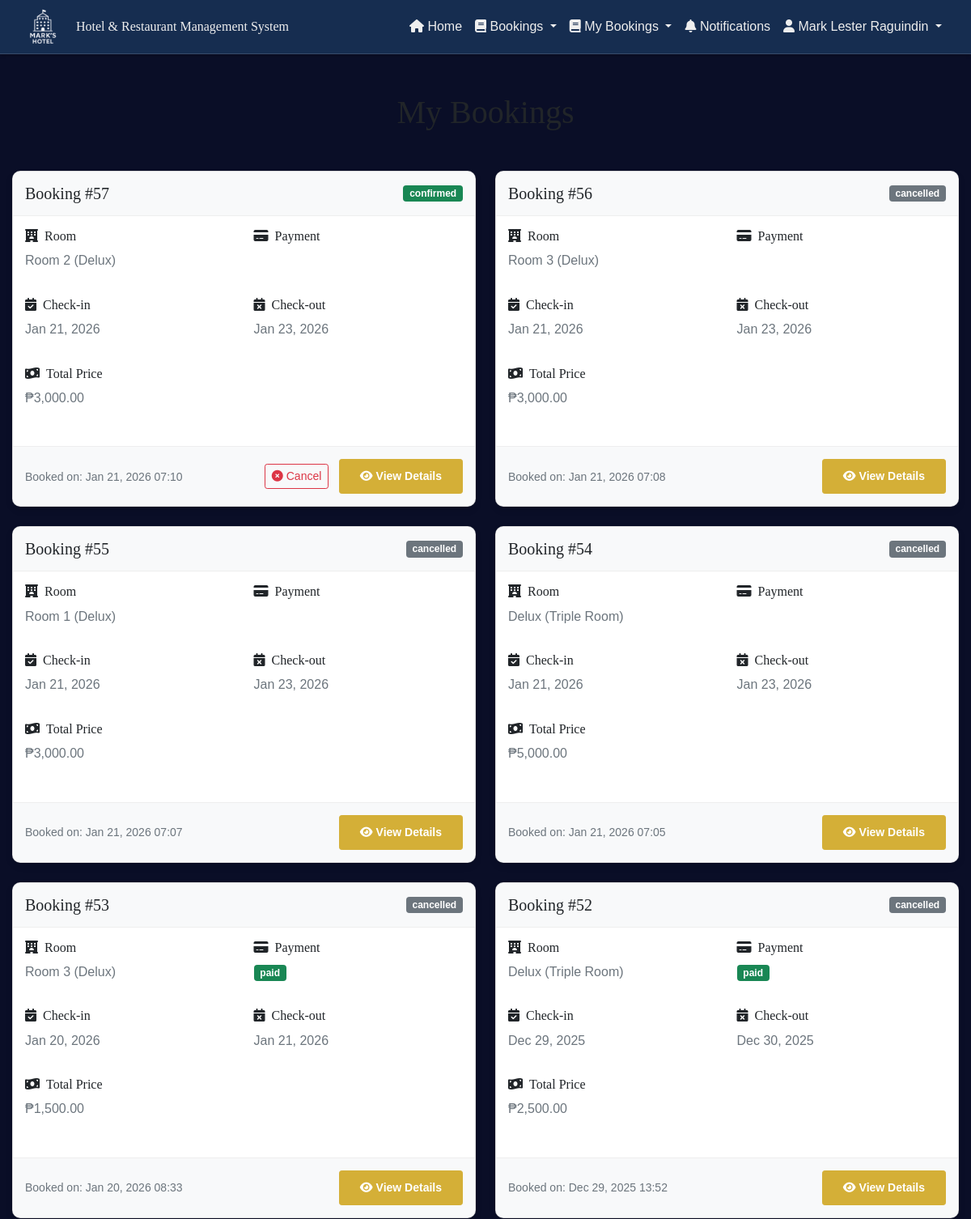
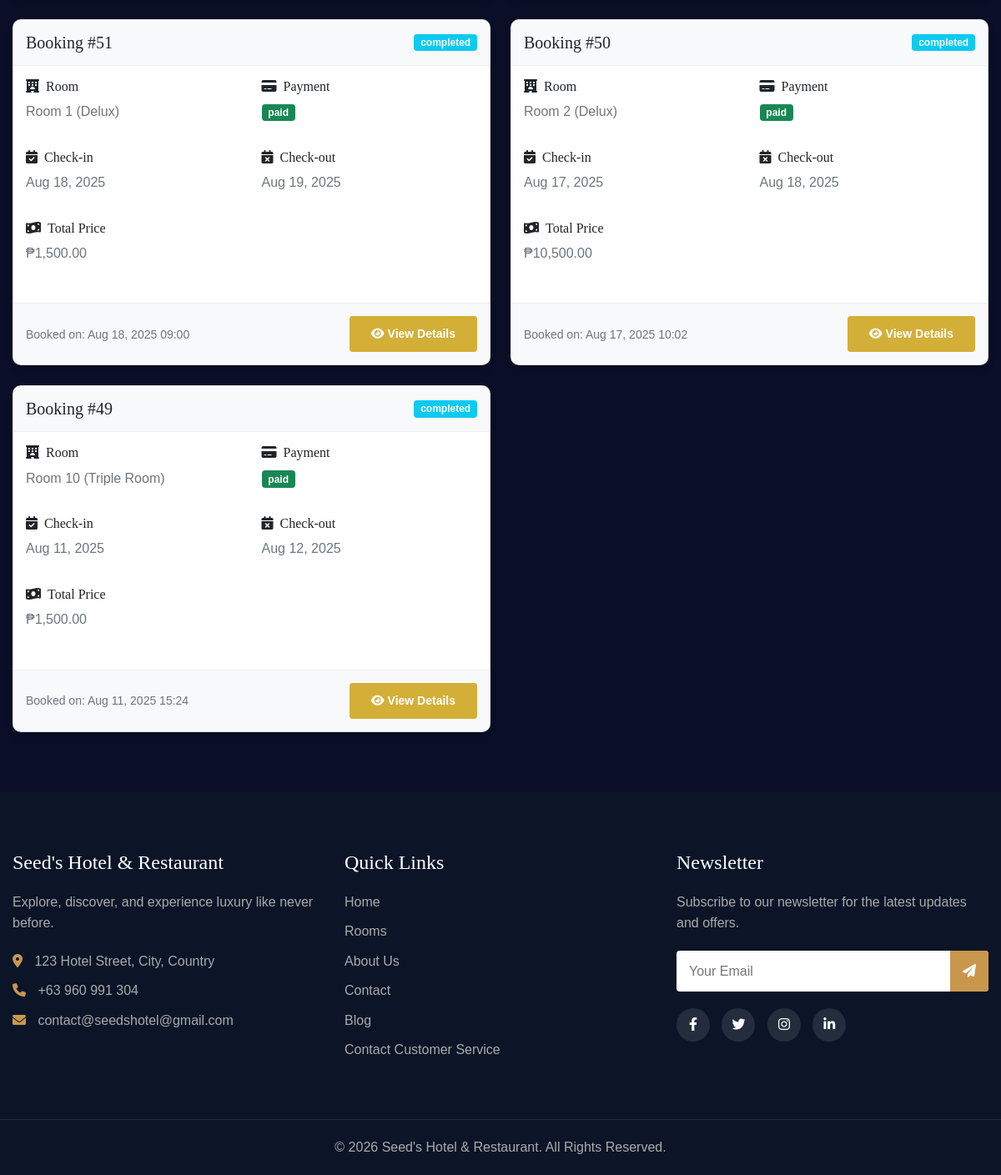
/public/bookings.php (signed in), run on an earlier commit of the app's database (2 pictures, top to bottom).
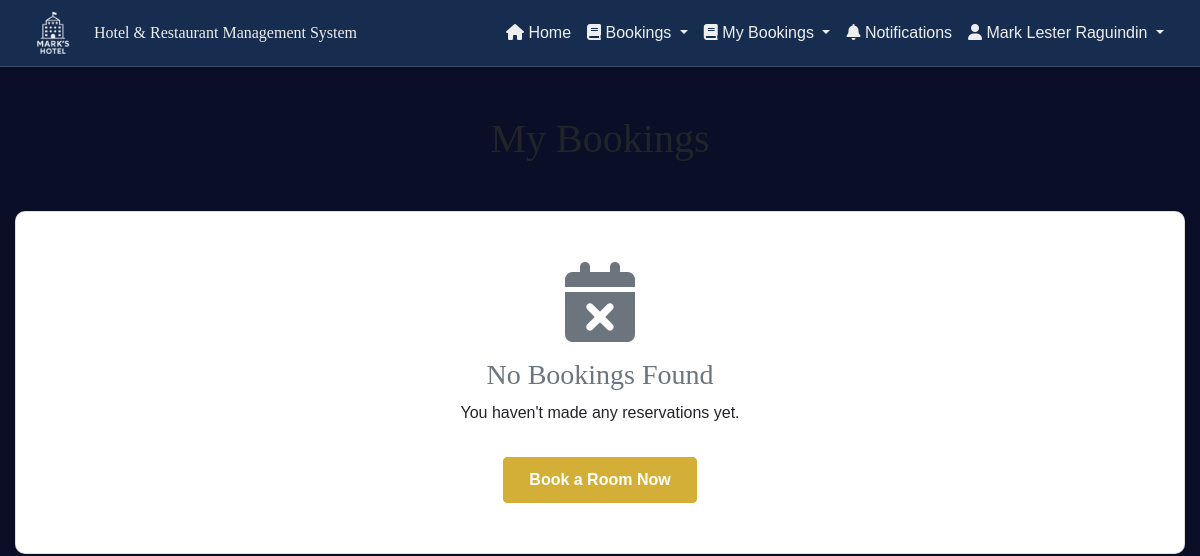
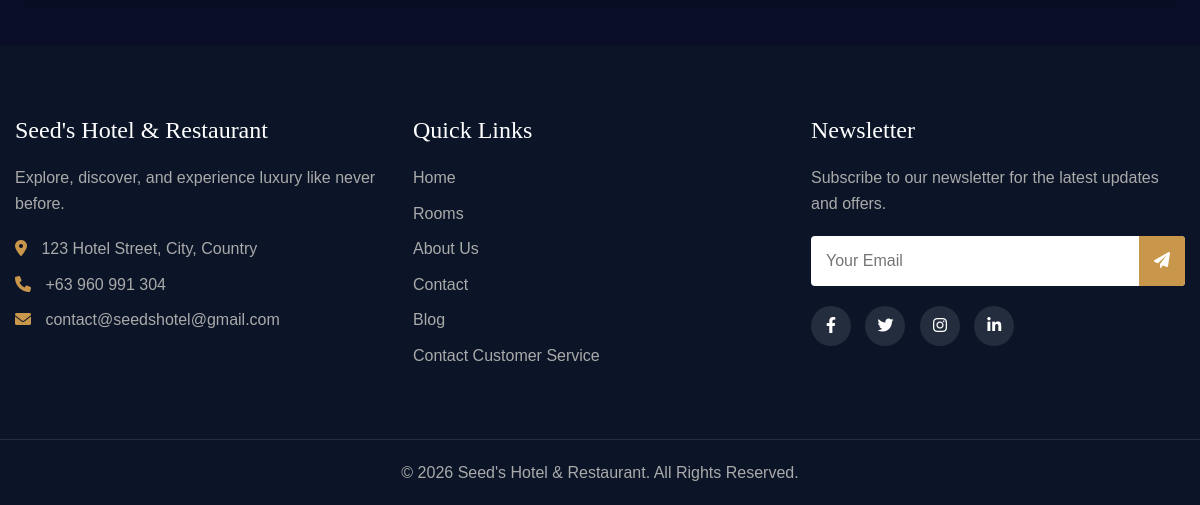
And on a later commit of the database (2 pictures, top to bottom).
### tables this page shows
CREATE TABLE `bookings` (
  `booking_id` int(11) NOT NULL,
  `user_id` int(11) NOT NULL,
  `room_id` int(11) NOT NULL,
  `check_in_date` date NOT NULL,
  `check_out_date` date NOT NULL,
  `total_price` decimal(10,2) NOT NULL,
  `status` enum('pending','confirmed','cancelled','completed') DEFAULT 'pending',
  `payment_status` enum('unpaid','partially_paid','paid') DEFAULT 'unpaid',
  `special_requests` text DEFAULT NULL,
  `is_read` tinyint(1) DEFAULT 0,
  `created_at` timestamp NOT NULL DEFAULT current_timestamp(),
  `updated_at` timestamp NOT NULL DEFAULT current_timestamp() ON UPDATE current_timestamp()
);

CREATE TABLE `rooms` (
  `id` int(11) NOT NULL,
  `title` varchar(255) NOT NULL,
  `room_type_id` int(11) NOT NULL,
  `images` varchar(255) DEFAULT NULL,
  `price` varchar(250) DEFAULT NULL,
  `includes` varchar(250) DEFAULT NULL
);

CREATE TABLE `room_type` (
  `id` int(11) NOT NULL,
  `title` varchar(255) NOT NULL,
  `detail` varchar(255) NOT NULL
);

### controllers/fetchBookings.php (called while the page is built, shortened)
<?php
$user_id = $_SESSION['user_id'];
    $db = new Database();
    $con = $db->getConnection();
    try{
        $query = "SELECT
                b.booking_id,
                b.check_in_date,
                b.check_out_date,
                b.total_price,
                b.status as booking_status,
                b.payment_status,
                b.special_requests,
                b.created_at,
                u.name as guest_name,
                u.email as guest_email,
                r.title as room_title,
                r.images as room_images,
                rt.title as room_type
            FROM bookings b
            LEFT JOIN users u ON b.user_id = u.user_id
            LEFT JOIN rooms r ON b.room_id = r.id
            LEFT JOIN room_type rt ON r.room_type_id = rt.id
            WHERE b.user_id = ?
            ORDER BY b.created_at DESC";
        $stmt = mysqli_prepare($con, $query);
        mysqli_stmt_bind_param($stmt, 'i', $user_id);
        mysqli_stmt_execute($stmt);
        $result = mysqli_stmt_get_result($stmt);
    }catch( Exception $e ){
        throw new Exception("Error Fetching Bookings". $e->getMessage(), 500);
    }finally{
        $db->closeConnection();
    }
    function getStatusBadgeClass($status) {
        switch(strtolower($status)) {
            case 'confirmed':
                return 'bg-success';
            case 'completed':
                return 'bg-info';
            default:
                return 'bg-secondary';
        }
    }
    function getPaymentBadgeClass($status) {
        switch(strtolower($status)) {
            case 'paid':
                return 'bg-success';
            default:
                return 'bg-secondary';
        }
    }
?>

### public/bookings.php (the view, shortened to what the changed rows need)
<?php
include '../controllers/fetchBookings.php';
?>
<!DOCTYPE html>
<html lang="en">
<head>
    <link href="https://cdn.jsdelivr.net/npm/bootstrap@5.0.2/dist/css/bootstrap.min.css" rel="stylesheet">
    <link rel="stylesheet" href="https://cdnjs.cloudflare.com/ajax/libs/font-awesome/6.0.0-beta3/css/all.min.css" />
    <link rel="stylesheet" href="../css/customAdminHeader.css">
    <link rel="stylesheet" href="../css/home.css">
    <link rel="stylesheet" href="../css/modal.css">
</head>
<body>
    <div class="container my-5">
        <div class="row mb-4">
            <div class="col-12">
                <h1 class="text-center mb-4">My Bookings</h1>
            </div>
        </div>
        <?php if (mysqli_num_rows($result) > 0): ?>
            <div class="row">
                <?php while ($booking = mysqli_fetch_assoc($result)): ?>
                    <div class="col-lg-6 mb-4">
                        <div class="card booking-card h-100">
                            <div class="booking-header d-flex justify-content-between align-items-center">
                                <h5 class="mb-0">Booking #<?php echo $booking['booking_id']; ?></h5>
                                <span class="badge <?php echo getStatusBadgeClass($booking['booking_status']); ?>"><?php echo $booking['booking_status']; ?></span>
                            </div>
                            <div class="booking-details">
                                <div class="row mb-3">
                                    <div class="col-md-6">
                                        <h6><i class="fas fa-hotel me-2"></i>Room</h6>
                                        <p class="text-muted"><?php echo $booking['room_title']; ?> (<?php echo $booking['room_type']; ?>)</p>
                                    </div>
                                    <div class="col-md-6">
                                        <h6><i class="fas fa-credit-card me-2"></i>Payment</h6>
                                        <p><span class="badge <?php echo getPaymentBadgeClass($booking['payment_status']); ?>"><?php echo $booking['payment_status']; ?></span></p>
                                    </div>
                                </div>
                                <div class="row mb-3">
                                    <div class="col-md-6">
                                        <h6><i class="fas fa-calendar-check me-2"></i>Check-in</h6>
                                        <p class="text-muted"><?php echo date('M d, Y', strtotime($booking['check_in_date'])); ?></p>
                                    </div>
                                    <div class="col-md-6">
                                        <h6><i class="fas fa-calendar-times me-2"></i>Check-out</h6>
                                        <p class="text-muted"><?php echo date('M d, Y', strtotime($booking['check_out_date'])); ?></p>
                                    </div>
                                </div>
                                <div class="row mb-3">
                                    <div class="col-12">
                                        <h6><i class="fas fa-money-bill-wave me-2"></i>Total Price</h6>
                                        <p class="text-muted">₱<?php echo number_format($booking['total_price'], 2); ?></p>
                                    </div>
                                </div>
                            </div>
                            <div class="booking-footer d-flex justify-content-between align-items-center">
                                <small class="text-muted">Booked on: <?php echo date('M d, Y H:i', strtotime($booking['created_at'])); ?></small>
                                <div>
                                    <?php if (strtolower($booking['booking_status']) == 'pending' || strtolower($booking['booking_status']) == 'confirmed'): ?>
                                        <button type="button" class="btn btn-sm btn-outline-danger me-2" data-bs-toggle="modal" data-bs-target="#cancelModal<?php echo $booking['booking_id']; ?>">
                                            <i class="fas fa-times-circle me-1"></i>Cancel
                                        </button>
                                    <?php endif; ?>
                                    <button type="button" class="btn btn-sm btn-primary" data-bs-toggle="modal" data-bs-target="#detailsModal<?php echo $booking['booking_id']; ?>">
                                        <i class="fas fa-eye me-1"></i>View Details
                                    </button>
                                </div>
                            </div>
                        </div>
                    </div>
                <?php endwhile; ?>
            </div>
        <?php else: ?>
            <div class="row">
                <div class="col-12">
                    <div class="card no-bookings">
                        <i class="fas fa-calendar-times fa-5x text-muted mb-3"></i>
                        <h3 class="text-muted">No Bookings Found</h3>
                        <p class="text-center">You haven't made any reservations yet.</p>
                        <div class="mt-3">
                            <a href="roomBookings.php" class="btn btn-primary">Book a Room Now</a>
                        </div>
                    </div>
                </div>
            </div>
        <?php endif; ?>
    </div>
</body>
</html>

What changed in the data, as far as the page shows it:
removed bookings: booking_id "57", status "confirmed", room.title "Room 2", room_type.title "Delux", check_in_date "Jan 21, 2026", check_out_date "Jan 23, 2026", total_price "3,000.00", created_at "Jan 21, 2026 07:10"
removed bookings: booking_id "56", status "cancelled", room.title "Room 3", room_type.title "Delux", check_in_date "Jan 21, 2026", check_out_date "Jan 23, 2026", total_price "3,000.00", created_at "Jan 21, 2026 07:08"
removed bookings: booking_id "55", status "cancelled", room.title "Room 1", room_type.title "Delux", check_in_date "Jan 21, 2026", check_out_date "Jan 23, 2026", total_price "3,000.00", created_at "Jan 21, 2026 07:07"
removed bookings: booking_id "54", status "cancelled", room.title "Delux", room_type.title "Triple Room", check_in_date "Jan 21, 2026", check_out_date "Jan 23, 2026", total_price "5,000.00", created_at "Jan 21, 2026 07:05"
removed bookings: booking_id "53", status "cancelled", room.title "Room 3", room_type.title "Delux", payment_status "paid", check_in_date "Jan 20, 2026", check_out_date "Jan 21, 2026", total_price "1,500.00", created_at "Jan 20, 2026 08:33"
removed bookings: booking_id "52", status "cancelled", room.title "Delux", room_type.title "Triple Room", payment_status "paid", check_in_date "Dec 29, 2025", check_out_date "Dec 30, 2025", total_price "2,500.00", created_at "Dec 29, 2025 13:52"
removed bookings: booking_id "51", status "completed", room.title "Room 1", room_type.title "Delux", payment_status "paid", check_in_date "Aug 18, 2025", check_out_date "Aug 19, 2025", total_price "1,500.00", created_at "Aug 18, 2025 09:00"
removed bookings: booking_id "50", status "completed", room.title "Room 2", room_type.title "Delux", payment_status "paid", check_in_date "Aug 17, 2025", check_out_date "Aug 18, 2025", total_price "10,500.00", created_at "Aug 17, 2025 10:02"
removed bookings: booking_id "49", status "completed", room.title "Room 10", room_type.title "Triple Room", payment_status "paid", check_in_date "Aug 11, 2025", check_out_date "Aug 12, 2025", total_price "1,500.00", created_at "Aug 11, 2025 15:24"
Also different on the page:
text now shown: "No Bookings Found You haven't made any reservations yet. Book a Room Now"
